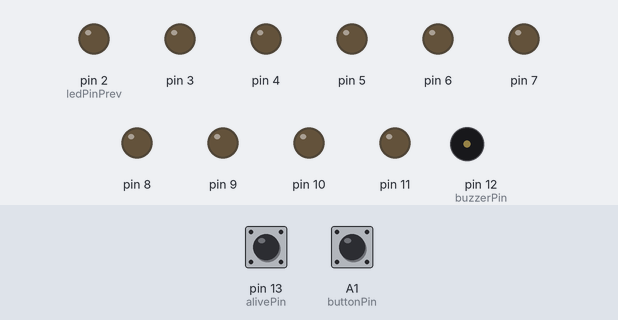
Bench run of a sketch on a simulated Arduino Uno, built with avr-gcc and run on an emulated ATmega328P. On the bench: output pins drawn as LEDs (lit = HIGH), buzzer (waves = sounding). Inputs (shaded band) come from the test bench; at power-on: A1 (buttonPin) HIGH, pin 13 (alivePin) HIGH.

Above: at 1.2 s.
1.3 s: A1 (buttonPin) pulled LOW for 0.15 s
At 1.49 s:
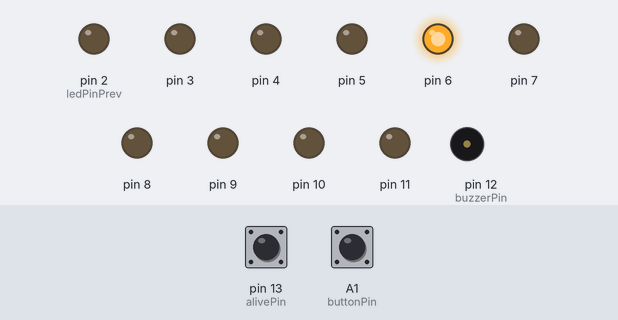
At 1.84 s:
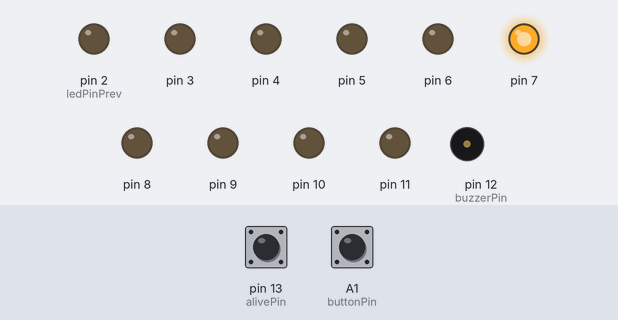
4.3 s: pin 13 (alivePin) pulsed LOW 2 times (0.12 s each, 0.3 s apart)
At 4.59 s:
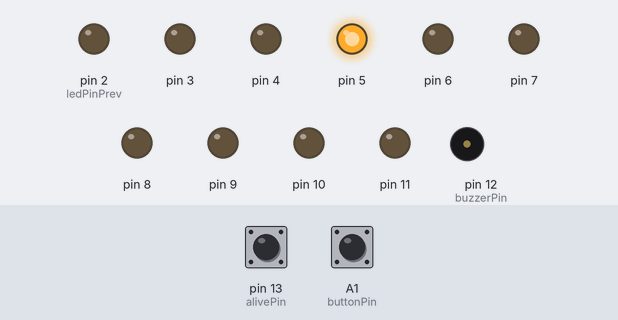
7.9 s: pin 13 (alivePin) pulled LOW for 1 s
Timing chart, 0 to 32.7 s (numbered marks = the images above; inputs shaded):
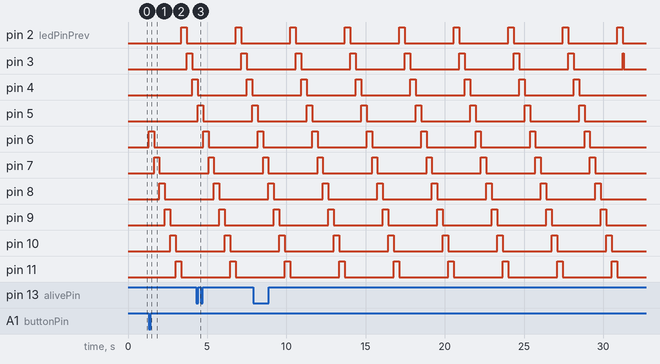

The sketch:

ClickClack.ino
```cpp
/* ClickClack.ino
 * Minijuego
 * 2018 Ivan Zuniga
 */

const int alivePin = 13;
const int buttonPin = A1;
const int buzzerPin = 12;
const int potPin = A2;
int ledPin =  2;
int ledPinPrev;

unsigned long timerDot = 0;
unsigned long timerBeep = 0;
unsigned long timerGame = 0;

unsigned int interval = 500;
unsigned int gameTime = 1000 * 30;

char dir = 1;
byte clicks = 0;
byte clack = 0;
enum states {STANDBY, PLAY, GAMEOVER};
byte state = STANDBY;

void setup() {
  for (byte ledPin = 2; ledPin <= 11; pinMode(ledPin++, OUTPUT));
  pinMode(buttonPin, INPUT_PULLUP);
  Serial.begin(115200);
}

void debug() {
  Serial.print(" ledPin ");
  Serial.print(ledPin);
  Serial.print(" state ");
  Serial.print(state);
  Serial.print("  button ");
  Serial.print(buttonPressed());
  Serial.print(" ");
  Serial.println();
}


void loop() {
  switch (state) {
    case STANDBY:
      standBy();
      break;
    case PLAY:
      play();
      break;
    case GAMEOVER:
      gameOver();
      break;
  }
  //debug();
  beep(0);
  blink();
}

bool buttonPressed() {
  return !digitalRead(buttonPin);
}

void play() {
  // Next dot
  if (millis() >= timerDot) {
    timerDot += interval;
    turnOffLed(ledPin);
    ledPinPrev = ledPin;
    ballPos(ledPin);
    turnOnLed(ledPin);
    beep(1);
  }

  // Click. Hit the dot
  if (!clack && ((ledPin == 2 && ledPinPrev == 3) || (ledPin == 11 && ledPinPrev == 10))) {
    if (buttonPressed()) { // player clicked! (hit the dot)
      dir *= -1;
      clicks++;
      timerDot = millis(); // go to next dot
      interval -= interval / 4;
      beep(2);
    }
  }

  // Clack before dot
  if ((ledPin == 3 && ledPinPrev == 4) || (ledPin == 10 && ledPinPrev == 9)) {
    if (!clack && buttonPressed()) { // dont allow to click (missed the dot)
      clack = 1;
      beep(3);
    }
  }

  // Clean clack
  if(clack && (ledPin > 3 && ledPin < 10)) {
    clack = 0;
  }

  // Game over
  if (millis() >= timerGame) {
    turnOffAllLeds();
    for (byte ledPin = 2; ledPin <= clicks / 5; digitalWrite(ledPin++, HIGH));
    beep(4);
    state = GAMEOVER;
  }
}

void standBy() {
  if (buttonPressed()) { // Reset all
    turnOffAllLeds();
    ledPin = 6;
    turnOnLed(ledPin);
    clicks = 0;
    clack = 0;
    beep(3);
    interval = 600 - readPot()/2;
    timerDot = millis() + interval;
    timerGame = millis() + gameTime;
    state = PLAY;
  }

}

void gameOver() {
  if (buttonPressed()) {
    turnOffAllLeds();
    beep(3);
    state = STANDBY;
  }
}

void turnOnLed(byte ledPin) {
  digitalWrite(ledPin, HIGH);
}

void turnOffLed(byte ledPin) {
  digitalWrite(ledPin, LOW);
}

void turnOffAllLeds() {
  for (byte pin = 2; pin <= 11; pin++) //;
    digitalWrite(pin, LOW);
}

void ballPos(int &pos) {
  pos += dir;
  if (pos > 11) pos = 2;
  if (pos < 2) pos = 11;
}

void beep(byte mode) {
  switch (mode) {
    case 0:
      if (millis() >= timerBeep) {
        noTone(buzzerPin);
      }
      break;
    case 1:
      tone(buzzerPin, 1000);
      timerBeep = millis() + 25;
      break;
    case 2:
      tone(buzzerPin, 3000);
      timerBeep = millis() + 25;
      break;
    case 3:
      tone(buzzerPin, 500, 25);
      timerBeep = millis() + 25;
      break;
    case 4:
      tone(buzzerPin, 500, 500);
      delay(500);
      break;
  }
}

short readPot() {
 return analogRead(potPin);
}

void blink() {
  static short counter;
  if (!counter--) digitalWrite(alivePin, !digitalRead(alivePin));
}
```

Measured:
- after the input at 1.3 s, pin 2 (ledPinPrev): LOW → HIGH after 2.1 s, → LOW 0.34 s later; pin 3: LOW → HIGH after 2.4 s, → LOW 0.34 s later; pin 4: LOW → HIGH after 2.8 s; pin 6: LOW → HIGH at once, → LOW 0.34 s later; pin 7: LOW → HIGH after 0.34 s, → LOW 0.34 s later
- by itself, pin 5: alternates HIGH for 0.34 s and LOW for 3.1 s
